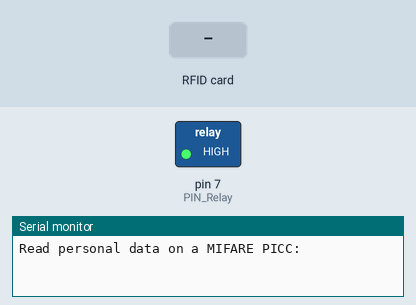
Recording of a sketch running on a simulated Arduino Uno, built with avr-gcc and run on an emulated ATmega328P. On the bench: switched loads named in the sketch (green lamp = pin HIGH), the last lines printed to the serial monitor. Inputs (shaded band) come from the test bench. Pins used as bus, display or sensor lines are not drawn.

Above: at 1.2 s.
1.3 s: RFID card 5E 7A 19 C4 held to the reader
At 1.6 s:
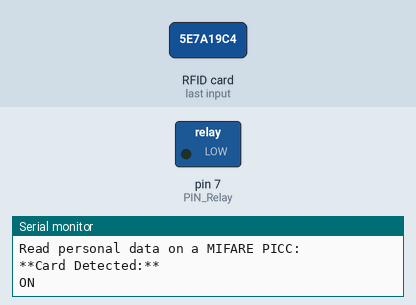
Timing chart, 0 to 7.8 s (numbered marks = the images above; inputs shaded):
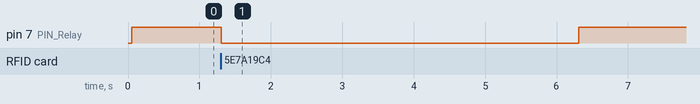

The sketch:

TheUnitFinal.ino
```cpp
/*
 * Initial Author: ryand1011 (https://github.com/ryand1011)
 *
 * Reads data written by a program such as "rfid_write_personal_data.ino"
 *
 * See: https://github.com/miguelbalboa/rfid/tree/master/examples/rfid_write_personal_data
 *
 * Uses MIFARE RFID card using RFID-RC522 reader
 * Uses MFRC522 - Library
 * -----------------------------------------------------------------------------------------
 *             MFRC522      Arduino       Arduino   Arduino    Arduino          Arduino
 *             Reader/PCD   Uno/101       Mega      Nano v3    Leonardo/Micro   Pro Micro
 * Signal      Pin          Pin           Pin       Pin        Pin              Pin
 * -----------------------------------------------------------------------------------------
 * RST/Reset   RST          9             5         D9         RESET/ICSP-5     RST
 * SPI SS      SDA(SS)      10            53        D10        10               10
 * SPI MOSI    MOSI         11 / ICSP-4   51        D11        ICSP-4           16
 * SPI MISO    MISO         12 / ICSP-1   50        D12        ICSP-1           14
 * SPI SCK     SCK          13 / ICSP-3   52        D13        ICSP-3           15
*/

#include <SPI.h>
#include <MFRC522.h>

#define RST_PIN         9           // Configurable, see typical pin layout above
#define SS_PIN          10          // Configurable, see typical pin layout above
#define PIN_Relay       7


// Timer Variables
long lastDebounceTime = 0;
long debounceDelay = 5000;


volatile byte relayState = LOW;
MFRC522 mfrc522(SS_PIN, RST_PIN);   // Create MFRC522 instance

//*****************************************************************************************//
void setup() {
  Serial.begin(9600);                                           // Initialize serial communications with the PC
  SPI.begin();                                                  // Init SPI bus
  mfrc522.PCD_Init();                                           // Init MFRC522 card
  Serial.println(F("Read personal data on a MIFARE PICC:"));    //shows in serial that it is ready to read
  pinMode(PIN_Relay, OUTPUT);
  digitalWrite(PIN_Relay, HIGH);
}

//*****************************************************************************************//
void loop() {


  if((millis() - lastDebounceTime) > debounceDelay && relayState == HIGH){
    digitalWrite(PIN_Relay, HIGH);
    relayState = LOW;
    Serial.println("OFF");
  }


  // Prepare key - all keys are set to FFFFFFFFFFFFh at chip delivery from the factory.
  MFRC522::MIFARE_Key key;
  for (byte i = 0; i < 6; i++) key.keyByte[i] = 0xFF;

  //some variables we need
  byte block;
  byte len;
  MFRC522::StatusCode status;

  //-------------------------------------------

  // Look for new cards
  if ( ! mfrc522.PICC_IsNewCardPresent()) {
    return;
  }


  Serial.println(F("**Card Detected:**"));
  if(relayState == LOW){
    digitalWrite(PIN_Relay, LOW);
  }
  relayState = HIGH;
  Serial.println("ON");
  lastDebounceTime = millis();

  delay(0); //change value if you want to read cards faster

  mfrc522.PICC_HaltA();
  mfrc522.PCD_StopCrypto1();


}
//*****************************************************************************************//
```

Measured:
- after the input at 1.3 s, pin 7 (PIN_Relay): HIGH → LOW at once, → HIGH 5.0 s later
